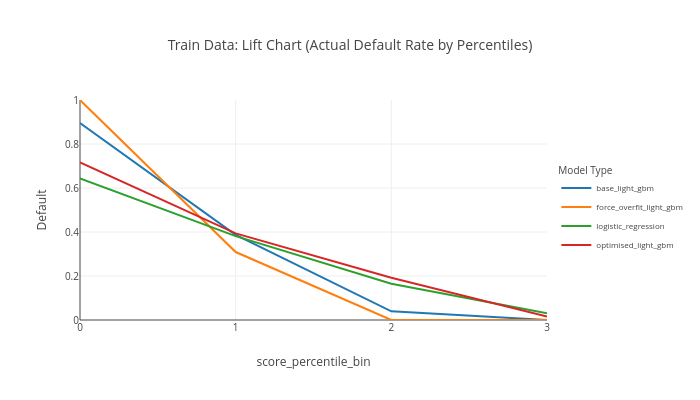

The notebook cell this image was saved under:
### Code cell
plot_lift_charts(train_with_binned_score_df, 'Train Data: Lift Chart (Actual Default Rate by Percentiles)')

### Figure 1 — Plotly figure (JSON) as saved in the notebook; plotly's stock layout.template omitted (floating-point values rounded to 4 significant figures)
{"data": [{"hovertemplate": "model_type=base_light_gbm<br>score_percentile_bin=%{x}<br>actual_default_flag=%{y}<extra></extra>", "legendgroup": "base_light_gbm", "line": {"color": "#1F77B4", "dash": "solid"}, "marker": {"symbol": "circle"}, "mode": "lines", "name": "base_light_gbm", "orientation": "v", "showlegend": true, "type": "scatter", "x": [0, 1, 2, 3], "xaxis": "x", "y": [0.8954, 0.3868, 0.03931, 0], "yaxis": "y"}, {"hovertemplate": "model_type=force_overfit_light_gbm<br>score_percentile_bin=%{x}<br>actual_default_flag=%{y}<extra></extra>", "legendgroup": "force_overfit_light_gbm", "line": {"color": "#FF7F0E", "dash": "solid"}, "marker": {"symbol": "circle"}, "mode": "lines", "name": "force_overfit_light_gbm", "orientation": "v", "showlegend": true, "type": "scatter", "x": [0, 1, 2, 3], "xaxis": "x", "y": [1, 0.3089, 0, 0], "yaxis": "y"}, {"hovertemplate": "model_type=logistic_regression<br>score_percentile_bin=%{x}<br>actual_default_flag=%{y}<extra></extra>", "legendgroup": "logistic_regression", "line": {"color": "#2CA02C", "dash": "solid"}, "marker": {"symbol": "circle"}, "mode": "lines", "name": "logistic_regression", "orientation": "v", "showlegend": true, "type": "scatter", "x": [0, 1, 2, 3], "xaxis": "x", "y": [0.6439, 0.3811, 0.1652, 0.03058], "yaxis": "y"}, {"hovertemplate": "model_type=optimised_light_gbm<br>score_percentile_bin=%{x}<br>actual_default_flag=%{y}<extra></extra>", "legendgroup": "optimised_light_gbm", "line": {"color": "#D62728", "dash": "solid"}, "marker": {"symbol": "circle"}, "mode": "lines", "name": "optimised_light_gbm", "orientation": "v", "showlegend": true, "type": "scatter", "x": [0, 1, 2, 3], "xaxis": "x", "y": [0.716, 0.3939, 0.1919, 0.01587], "yaxis": "y"}], "layout": {"autosize": true, "font": {"size": 10}, "height": 400, "legend": {"font": {"size": 8}, "title": {"text": "Model Type"}, "tracegroupgap": 0, "y": 0.5}, "title": {"text": "Train Data: Lift Chart (Actual Default Rate by Percentiles)"}, "width": 700, "xaxis": {"anchor": "y", "automargin": true, "domain": [0, 1], "dtick": 1, "title": {"text": "score_percentile_bin"}}, "yaxis": {"anchor": "x", "automargin": true, "domain": [0, 1], "range": [0, 1], "title": {"text": "Default"}}}}
